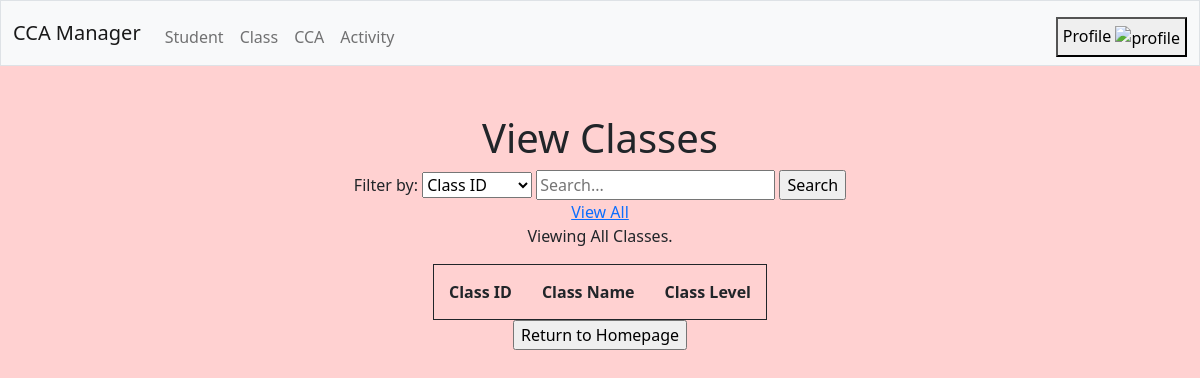
The page /view/classes on the database as committed earlier.
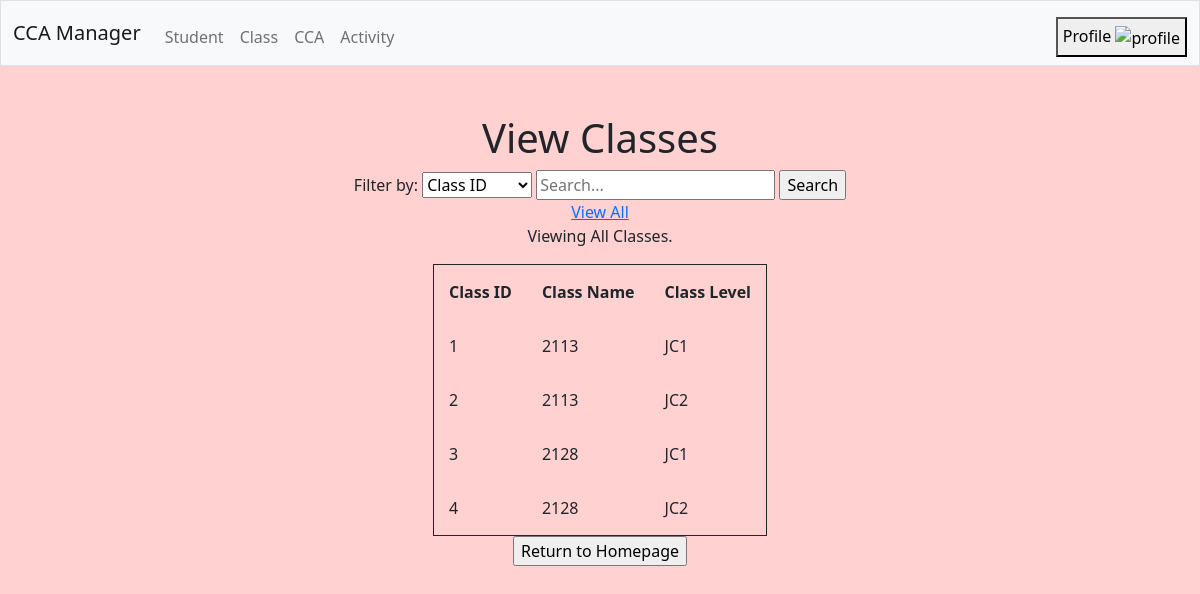
The same page on the database as committed later.
### tables this page shows
CREATE TABLE class(
    id INTEGER,
    name TEXT,
    level TEXT CHECK(
        level IN ("JC1", "JC2")
        ),
    PRIMARY KEY (id)
);

### main.py (the view, shortened to what this page needs)
@app.route('/view/<form>', methods=['POST', 'GET'])
def view(form):
    if request.method == 'POST': # filter functions for view page
        search_key = request.form['search_key'] # str
        search_value = request.form['search_value'] # str
        data = storage.database[form].find(
            {search_key: search_value}
        ) # list of dict
    if form == 'students':
        if request.method == 'POST': # filter
            if data == []:
                return frontend.view_student(
                    data=data,
                    message='Student {} {} cannot be found.'.format(search_key, search_value)
                )
            else:
                return frontend.view_student(
                    data=data,
                    message="Viewing Students with {} {}.".format(search_key, search_value)
                )
        else:
            data = storage.database[form].get_all() # list of dict
            return frontend.view_student(data=data, message='Viewing All Students.')
    elif form == 'classes':
        if request.method == 'POST': # filter
            if data == []:
                return frontend.view_class(
                    data=data,
                    message='Class {} {} cannot be found.'.format(search_key, search_value)
                )
            else:
                return frontend.view_class(
                    data=data,
                    message="Viewing Classes with {} {}.".format(search_key, search_value)
                )
        else:
            data = storage.database[form].get_all() # list of dict
            return frontend.view_class(data=data, message='Viewing All Classes.')

### frontend.py (called while the page is built)
def view_class(data: list, message="") -> None:
    return render_template("view.html",
                           entity="classes",
                           headers=[
                               {"label": "Class ID", "value": "id"},
                               {"label": "Class Name", "value": "name"},
                               {"label": "Class Level", "value": "level"}],
                           data=data,
                           message=message)

### storage.py (called while the page is built)
    def execute(self, sql_statement:str, values={}) -> list:
        with sqlite3.connect('database.db') as conn:
            conn.row_factory = sqlite3.Row # turns output into dict
            cur = conn.cursor()
            cur.execute(sql_statement, values)
            results = cur.fetchall()
            list_of_dict = []
            for record in results:
                list_of_dict.append(dict(record)) # convert Row object to dict
            return list_of_dict

    def get_all(self, column='*') -> list:
        sql_statement = 'SELECT ' + column + ' FROM ' + self.__table
        return self.execute(sql_statement)

### templates/view.html (shortened to what this page needs)
{% extends "layout.html" %}
{% block main %}
    <h1>View {{ entity | title }}</h1>
    {% if entity == "subject" %}
    <h2>Subjects Taken</h2>
    <h3>Student Name: {{ student_name['name'] }}</h3>
    <table>
        <tr>
            {% for header in headers %}
            <th>{{ header['label'] }}</th>
            {% endfor %}
        </tr>
        {% for record in data %}
        <tr>
            {% for value in record.values() %}
            <td>{{ value }}</td>
            {% endfor %}
        </tr>
        {% endfor %}
    </table>
    <p><a href="/view/students">Return to View Student</a></p>
    {% else %}
    <form action="/view/{{ entity }}" method="POST">
        <label for="search_key">Filter by: </label>
        <select name="search_key" id="search_key">
            {% for header in headers %}
            <option value="{{ header['value'] }}">{{ header['label'] }}</option>
            {% endfor %}
        </select>
        <input
            id="search_value"
            type="text"
            name="search_value"
            value=""
            placeholder="Search..."
            autocomplete="off"
            required
            >
        <input type="submit" value="Search">
    </form>
    <a href="/view/{{ entity }}">View All</a>
    <p id="fail">{{ message }}</p>
    <table>
        <tr>
            {% for header in headers %}
            <th>{{ header['label'] }}</th>
            {% endfor %}
        </tr>
        {% for record in data %}
        <tr>
            {% for value in record.values() %}
            <td>{{ value }}</td>
            {% endfor %}
        </tr>
        {% endfor %}
    </table>
    {% endif %}
    <form action="/index" method="GET">
        <input type="submit" value="Return to Homepage">
    </form>
{% endblock %}

### templates/layout.html (shortened to what this page needs)
<!DOCTYPE html>
<html lang="en">
    <head>
        <link href="https://cdn.jsdelivr.net/npm/bootstrap@5.1.3/dist/css/bootstrap.min.css" rel="stylesheet">
        <link href="/static/styles.css" rel="stylesheet">
    </head>
    <body>
        <nav class="bg-light border navbar navbar-expand-md navbar-light">
            <div class="container-fluid">
                <a class="navbar-brand" href='/index'>CCA Manager</a>
                <div class="collapse navbar-collapse" id="navbar">
                        <div class="navbar-nav me-auto mt-2">
                            <li class="nav-item"><a class="nav-link" href="/view/students">Student</a></li>
                            <li class="nav-item"><a class="nav-link" href="/view/classes">Class</a></li>
                            <li class="nav-item"><a class="nav-link" href="/view/ccas">CCA</a></li>
                            <li class="nav-item"><a class="nav-link" href="/view/activities">Activity</a></li>
                        </div>
                        <div class="navbar-nav ms-auto mt-2">
                            <li class="nav-item">
                                <div class="nav-dropdown">
                                <button onclick="myFunction()" class="nav-dropbtn">Profile <img src="https://super.so/icon/dark/chevron-down.svg" alt="profile" width="20" height="20"></button>
                            </div></li>
                        </div>
                </div>
            </div>
        </nav>
        <main class="container-fluid py-5 text-center">
            {% block main %}{% endblock %}
        </main>
    </body>
</html>

### static/styles.css (style rules this page uses)
body { background-color: #ffd1d1; }
table { border: 1px solid; margin-left: auto; margin-right: auto; }
th, td { padding: 15px; text-align: left; }
button { border: round; padding: 5px; }
.nav-dropdown { float: right; position: relative; display: inline-block; }

Rows that differ between the two databases and show on the page:
added class: values "1", name "2113", level "JC1"
added class: values "2", name "2113", level "JC2"
added class: values "3", name "2128", level "JC1"
added class: values "4", name "2128", level "JC2"
